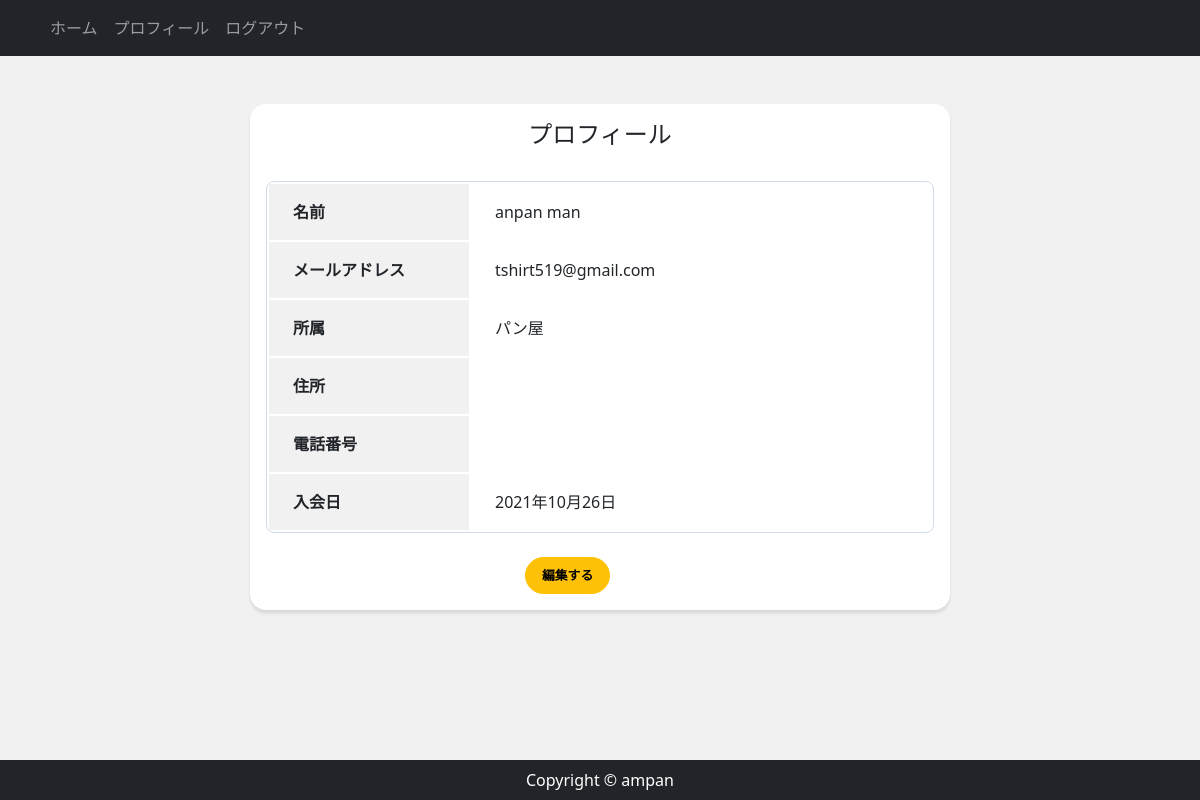
The app's page /accounts/profile/ (signed in), older data.
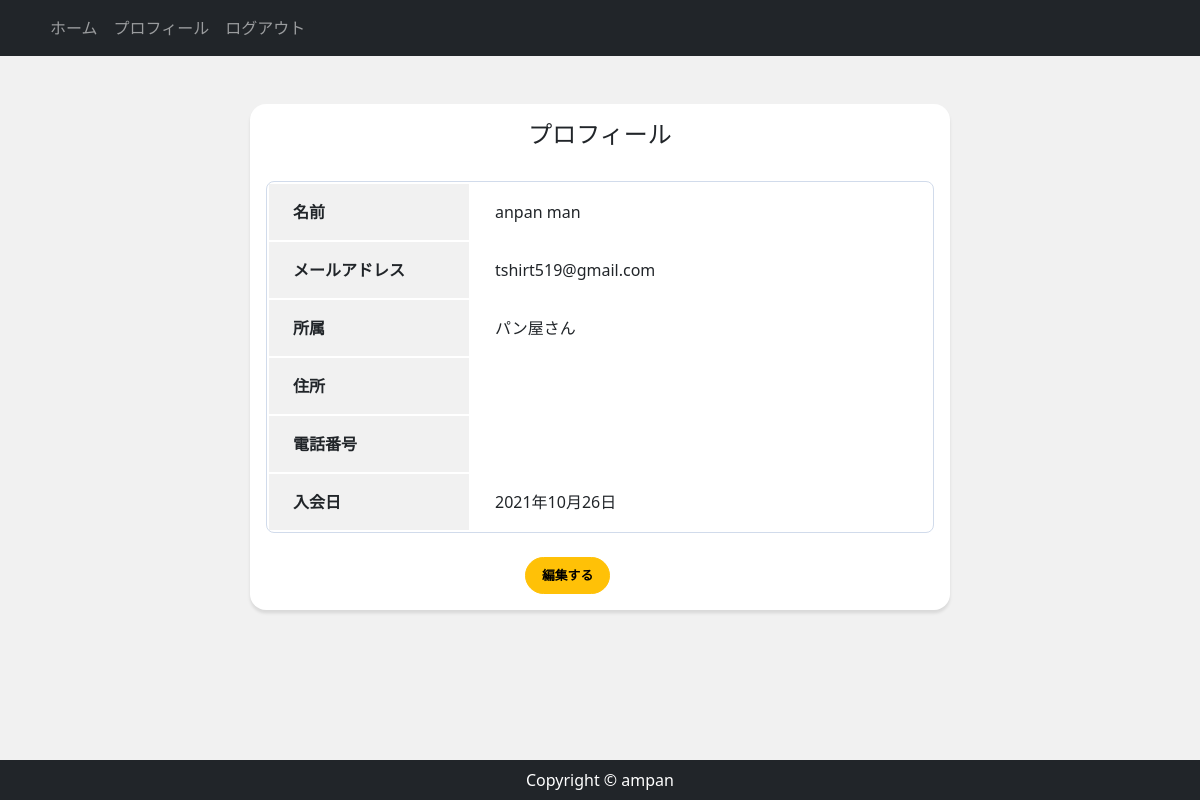
The same page, newer data.
### accounts/models.py (models this page shows, shortened)
class CustomUser(AbstractBaseUser, PermissionsMixin):
    email = models.EmailField('メールアドレス', unique=True)
    first_name = models.CharField('姓', max_length=30, blank=True)
    last_name = models.CharField('名', max_length=30, blank=True)
    department = models.CharField('所属', max_length=30, blank=True)
    address = models.CharField('住所', max_length=30, blank=True)
    tel = models.CharField('電話番号', max_length=30, blank=True)
    created = models.DateField('入会日', default=timezone.now)
    is_staff = models.BooleanField(
        ('staff status'),
        default=False,
        help_text=('Designates whether the user can log into this admin site.'),
    )
    is_active = models.BooleanField(
        ('active'),
        default=True,
        help_text=(
            'Designates whether this user should be treated as active. '
            'Unselect this instead of deleting accounts.'
        ),
    )
    objects = UserManager()
    EMAIL_FIELD = 'email'
    USERNAME_FIELD = 'email'
    REQUIRED_FIELDS = []
    class Meta:
        verbose_name = ('user')
        verbose_name_plural = ('users')

### accounts/views.py (the view)
# urls.py: path('profile/', views.ProfileView.as_view(), name='profile'),
class ProfileView(LoginRequiredMixin, View):
  def get(self, request, *args, **kwargs):
    user_data = CustomUser.objects.get(id=request.user.id)
    return render(request, 'accounts/profile.html', {
      'user_data': user_data,
    })

### accounts/templates/accounts/profile.html
{% extends 'app/base.html' %}
{% block content %}
<div class="card card-profile my-5 mx-auto">
  <div class="card-body">
    <h5 class="card-title text-center">プロフィール</h5>
    <table class="profile_table mb-4">
      <tbody>
        <tr>
          <th class="header">名前</th>
          <td class="data">{{ user_data.first_name }} {{ user_data.last_name }}</td>
        </tr>
        <tr>
          <th class="header">メールアドレス</th>
          <td class="data">{{ user_data.email }}</td>
        </tr>
        <tr>
          <th class="header">所属</th>
          <td class="data">{{ user_data.department }}</td>
        </tr>
        <tr>
          <th class="header">住所</th>
          <td class="data">{{ user_data.address }}</td>
        </tr>
        <tr>
          <th class="header">電話番号</th>
          <td class="data">{{ user_data.tel }}</td>
        </tr>
        <tr>
          <th class="header">入会日</th>
          <td class="data">{{ user_data.created }}</td>
        </tr>
      </tbody>
    </table>
    <div class="button mx-auto">
      <a href="{% url 'profile_edit' %}" class="btn btn-lg btn-warning btn-block">編集する</a>
    </div>
  </div>
</div>
{% endblock %}

### app/templates/app/base.html (shortened to what this page needs)
{% load static %}
 <!DOCTYPE html>
 <html lang="ja">
 <head>
   <link href="https://cdn.jsdelivr.net/npm/bootstrap@5.0.0-beta1/dist/css/bootstrap.min.css" rel="stylesheet">
   <link rel="stylesheet" href="{% static 'css/style.css' %}">
 </head>
 <body>
  <nav class="navbar navbar-expand-lg navbar-dark bg-dark">
    <div class="container">
      <ul class="navbar-nav ml-auto">
        <li class="nav-item">
          <a href="/" class="nav-link">ホーム</a>
        </li>
        {% if user.is_authenticated %}
          <li class="nav-item">
            <a href="{% url 'profile' %}" class="nav-link">プロフィール</a>
          </li>
          <li class="nav-item">
            <a href="{% url 'account_logout' %}" class="nav-link">ログアウト</a>
          </li>
        {% endif %}
      </ul>
    </div>
  </nav>
  <main>
    <div class="container">
      {% block content %}
      {% endblock %}
    </div>
  </main>
  <footer class="py-2 bg-dark">
    <p class="m-0 text-center text-white">Copyright &copy; ampan</p>
  </footer>
 </body>
 </html>

### app/static/css/style.css (style rules this page uses)
* { margin: 0; padding: 0; box-sizing :border-box; }
body { background: #f1f1f1; display: flex; flex-flow: column; min-height: 100vh; }
main { flex: 1; }
.card-profile { width: 700px; border: 0; border-radius: 1rem; box-shadow: 0 0.2rem 0.2rem 0 rgba(0, 0, 0, 0.1); }
.button { width: 150px; }
.btn { font-size: 80%; border-radius: 5rem; font-weight: bold; }
.profile_table { width: 100%; border: 1px solid #D1DBEB; border-radius: 8px; border-collapse: separate; overflow: hidden; }
.profile_table .header { width: 200px; padding: 16px 24px; text-align: left; background-color: #f1f1f1; }
.profile_table .data { padding: 16px 24px; }
.card-title { margin-bottom: 2rem; font-size: 1.5rem; }

Row changes from the older to the newer data that the page shows:
changed CustomUser "anpan": department "パン屋" → "パン屋さん"
